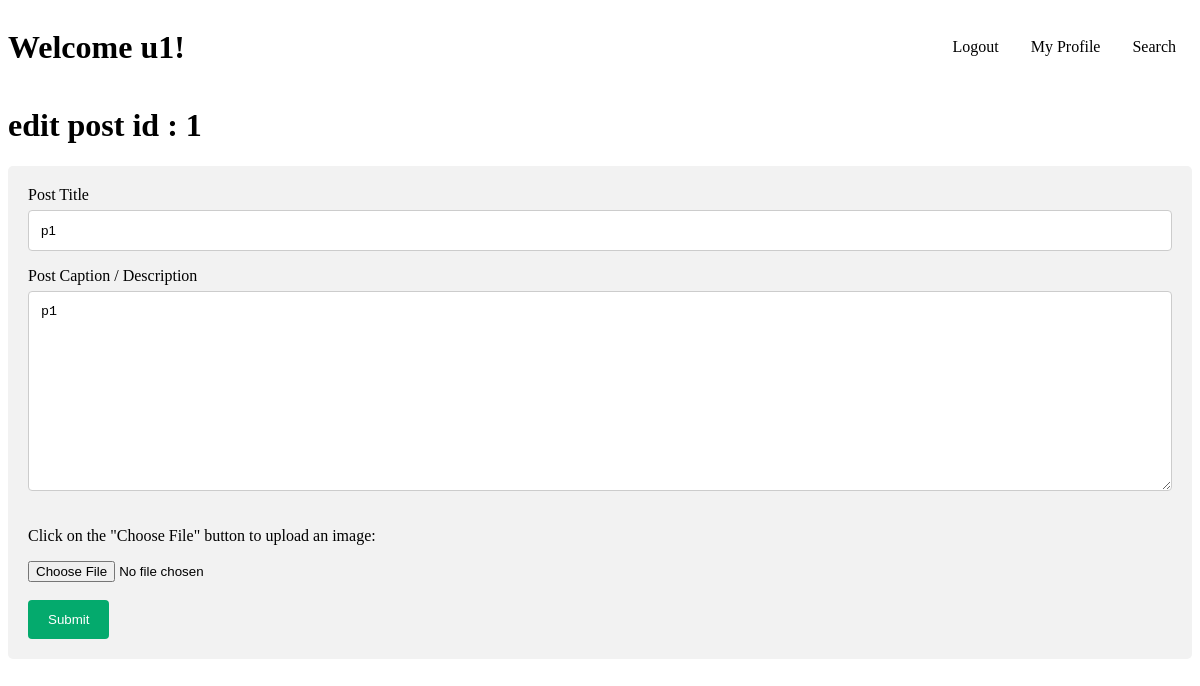
Before: /edit/post/u1/1 with the older database file.
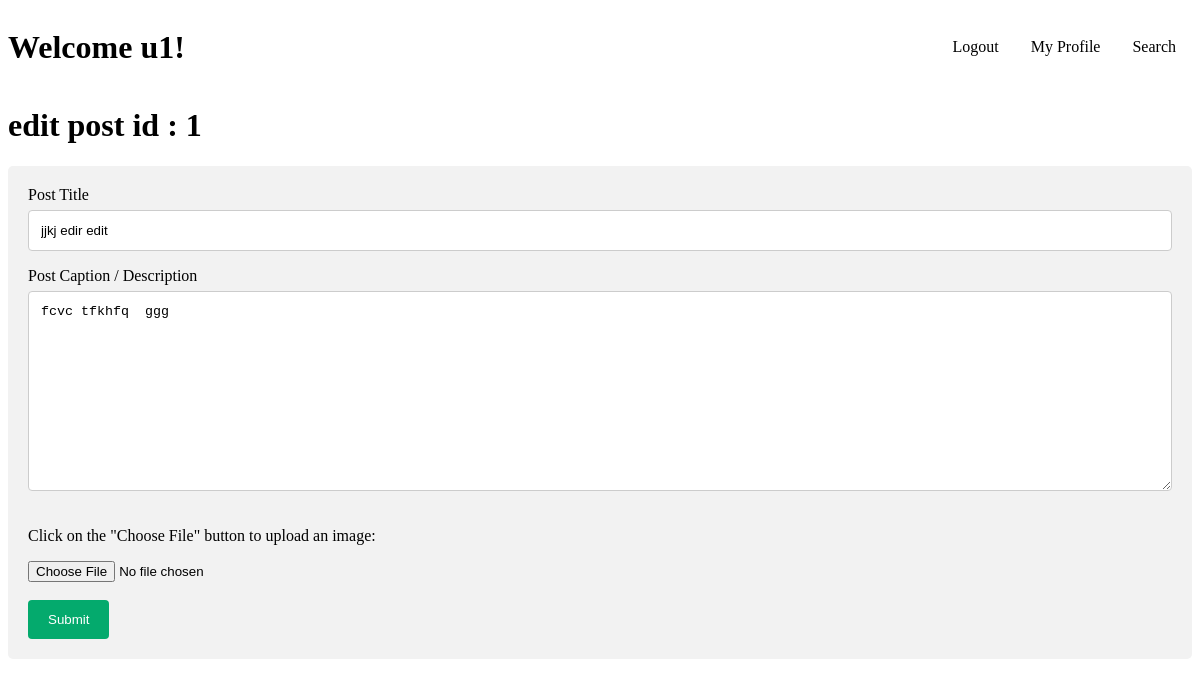
After: the same page with the newer database file.
### main.py (models this page shows)
class Post(db.Model):
    __tablename__="post"
    ID= db.Column(db.Integer, primary_key=True)
    Title=db.Column(db.String, unique=False, nullable=False)
    Caption=db.Column(db.String, unique=False, nullable=True)
    Image_url=db.Column(db.String, unique=False, nullable=True)
    post_timestamp=db.Column(DateTime,default=datetime.datetime.now)
    post_user = db.Column(db.String, ForeignKey('user.Username',ondelete="CASCADE"),nullable=False)

### main.py (the view, shortened to what this page needs)
@app.route("/edit/post/<user>/<post_id>",methods=["GET","POST"])
def edit_post(user,post_id):
    p1=Post.query.filter(Post.ID==post_id).first()
    data["username"]=user
    data["post"]=p1
    print("in edit get request")
    return render_template("editpost.html",data=data,message=f"edit post id : {post_id}")

### templates/editpost.html (shortened to what this page needs)
<!DOCTYPE html>
<html lang="en">
<head>
</head>
<body>
<div class="head">
    <h1>Welcome {{data["username"]}}!</h1>
</div>
<ul>
  <li><a class="active" href="#home">Search</a></li>
  <li><a href="/profile/{{data["username"]}}">My Profile</a></li>
  <li><a href="/logout">Logout</a></li>
</ul>
<h1>{{message}}</h1>
<div class="container">
    <form action="/edit/post/{{data["username"]}}/{{data["post"].ID}}"   method="POST" enctype=multipart/form-data>
      <label for="fname"> Post Title</label>
      <input type="text" id="fname" name="title" value="{{data["post"].Title}}"  placeholder="Post Title....">
      <label for="subject">Post Caption / Description</label>
      <textarea id="subject" name="caption"  placeholder="Write Description.." style="height:200px">{{data["post"].Caption}}</textarea>
      <p>Click on the "Choose File" button to upload an image:</p>
        <input type="file" id="upload"  name="img">
      <br>
      <br>
      <input type="submit" value="Submit">
    </form>
  </div>
</body>
</html>

### templates/editpost.html (style rules this page uses)
input[type=text], select, textarea { width: 100%; padding: 12px; border: 1px solid #ccc; border-radius: 4px; box-sizing: border-box; margin-top: 6px; margin-bottom: 16px; resize: vertical }
input[type=submit] { background-color: #04AA6D; color: white; padding: 12px 20px ; border: none; border-radius: 4px; cursor: pointer; text-align: center; }
.container { border-radius: 5px; background-color: #f2f2f2; padding: 20px; }
ul { list-style-type: none; margin: 0; padding: 0; overflow: hidden; }
li { float: right; }
li a { display: block; color: black; text-align: center; padding: 30px 16px ; text-decoration: none; }
.head { color:black; float: left; }

Changed rows visible on the page:
changed Post: title "p1" → "jjkj edir edit"; caption "p1" → "fcvc tfkhfq ggg"
